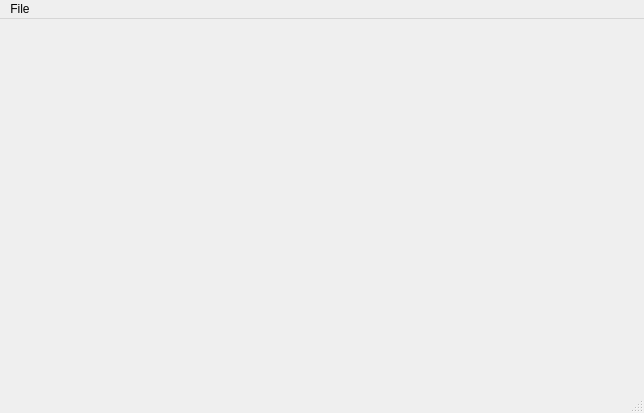
<?xml version="1.0" encoding="UTF-8"?>
<ui version="4.0">
 <class>MainWindowClass</class>
 <widget class="QMainWindow" name="MainWindowClass">
  <property name="geometry">
   <rect>
    <x>0</x>
    <y>0</y>
    <width>644</width>
    <height>413</height>
   </rect>
  </property>
  <property name="windowTitle">
   <string>MainWindow</string>
  </property>
  <widget class="QWidget" name="centralWidget">
   <layout class="QVBoxLayout" name="verticalLayout">
    <item>
     <widget class="WordsLearning" name="widget" native="true"/>
    </item>
   </layout>
  </widget>
  <widget class="QMenuBar" name="menuBar">
   <property name="geometry">
    <rect>
     <x>0</x>
     <y>0</y>
     <width>644</width>
     <height>33</height>
    </rect>
   </property>
   <widget class="QMenu" name="menu">
    <property name="title">
     <string>File</string>
    </property>
    <addaction name="actionSetting"/>
    <addaction name="actionSave"/>
   </widget>
   <addaction name="menu"/>
  </widget>
  <widget class="QStatusBar" name="statusBar"/>
  <action name="actionLearning">
   <property name="text">
    <string>Learning</string>
   </property>
  </action>
  <action name="actionBrowse">
   <property name="text">
    <string>Browse</string>
   </property>
  </action>
  <action name="actionPath_2">
   <property name="text">
    <string>Path</string>
   </property>
  </action>
  <action name="actionSetting">
   <property name="text">
    <string>Setting</string>
   </property>
  </action>
  <action name="actionSave">
   <property name="text">
    <string>Save</string>
   </property>
  </action>
 </widget>
 <layoutdefault spacing="6" margin="11"/>
 <customwidgets>
  <customwidget>
   <class>WordsLearning</class>
   <extends>QWidget</extends>
   <header location="global">WordsLearning.h</header>
   <container>1</container>
  </customwidget>
 </customwidgets>
 <resources>
  <include location="MainWindow.qrc"/>
 </resources>
 <connections/>
</ui>
